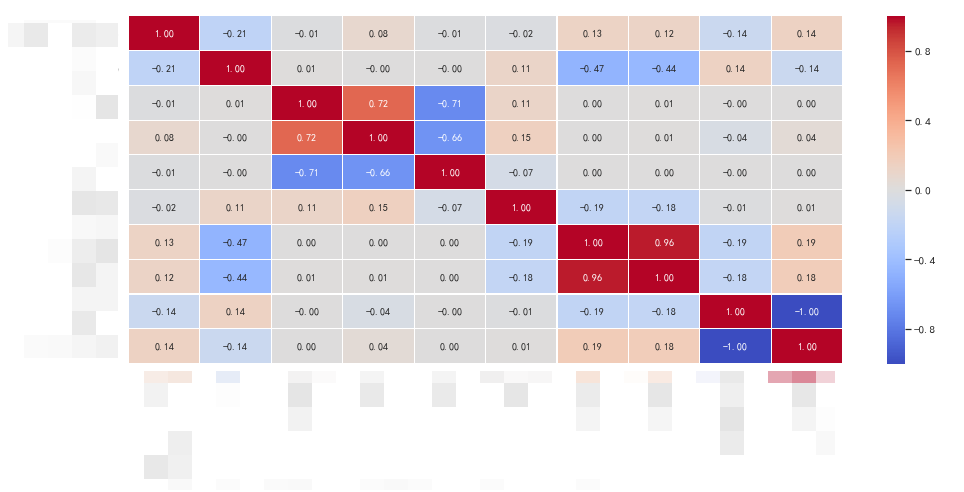

Recreate this plot in Python.
import pandas as pd
import matplot.pyplot as plt
import seaborn as sns
%matplotlib inline

f, ax = plt.subplots(figsize=(16, 6))
goods = set(items.loc[items['cor']>0,'tmitemid'])
corr = df.loc[df['tmitemid'].isin(goods),[y]+X].corr()
hm = sns.heatmap(round(corr,2), annot=True, ax=ax, cmap="coolwarm",fmt='.2f',vmin=-1,vmax=1,
                  linewidths=.05)
f.subplots_adjust(top=0.93)
